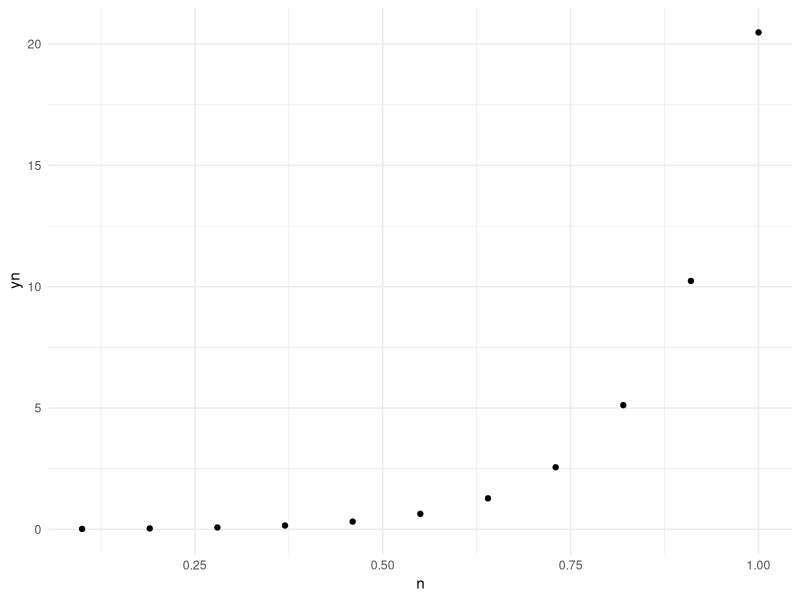
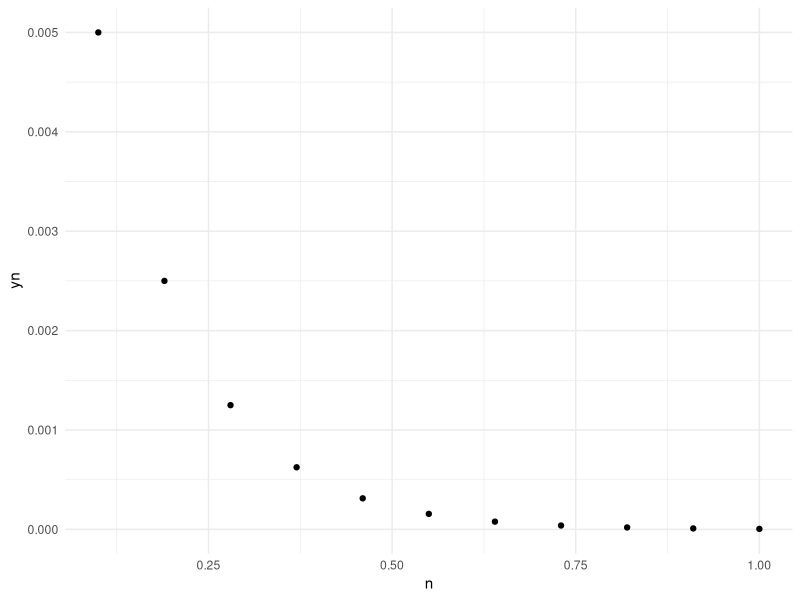
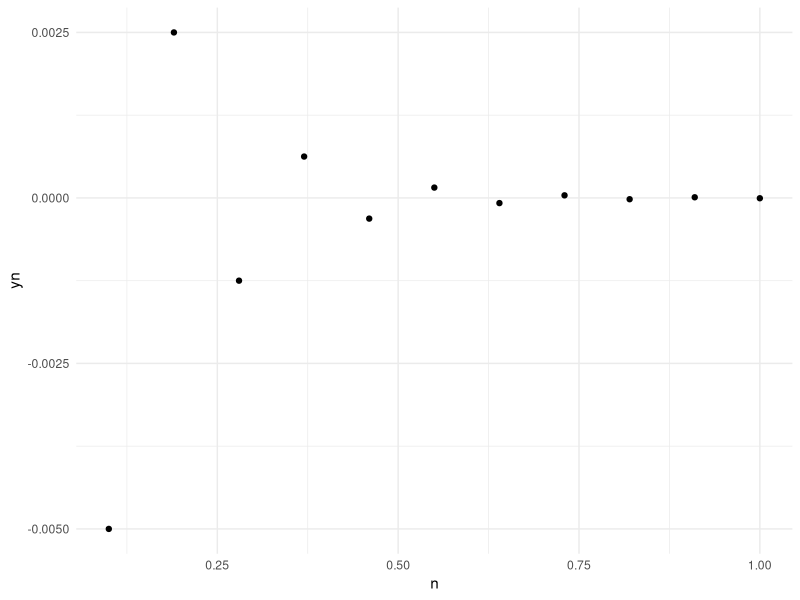
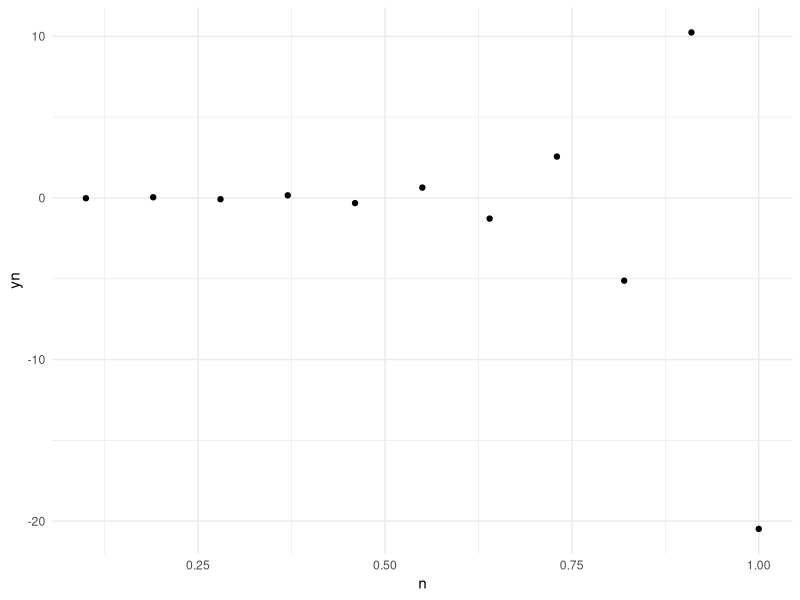

The R script that drew these images, in order:
# Clear the environment
rm(list = ls())

# Introduction to Discrete-Time Models
packages <- c("dplyr", "tidyverse", "readxl", "ggplot2", "ggpubr")

# Install required packages
install_load_packages <- function(list_of_packages){
  for (package in list_of_packages){
    if (! package %in% installed.packages()){
      install.packages(package)
    }
    library(package, character.only = TRUE)
  }
}

install_load_packages(packages)

# Visualise the behaviour for the deviation of the linear difference equation
curve <- function(yn, lam){
  # Define the length of the outputs
  n_length <- length(yn)
  y <- numeric(n_length)
  
  lambda <- lam
  y[1] <- yn[1]
  
  for (n in 2:length(y)){
    y[n] <- lambda*y[n-1]
    #y[n+1] <- lambda*yn[n] #alternative formula
  }
  return(y)
}

start <- 0.01
end <- 1
x_length <- 12
yn <- seq(start, end, length.out = x_length)

df_curve_1 <- curve(yn, 2)
df_curve_2 <- curve(yn, 0.5)
df_curve_3 <- curve(yn, -0.5)
df_curve_4 <- curve(yn, -2)


# We only care about what happens after the initial condition 
df_curve_a <- data.frame(n <- yn[2:length(yn)], yn = df_curve_1[2:length(yn)])
df_curve_b <- data.frame(n <- yn[2:length(yn)], yn = df_curve_2[2:length(yn)])
df_curve_c <- data.frame(n <- yn[2:length(yn)], yn = df_curve_3[2:length(yn)])
df_curve_d <- data.frame(n <- yn[2:length(yn)], yn = df_curve_4[2:length(yn)])


# Draw the parabola and the diagonal line
plot_curve <- function(curve){
  ggplot(curve, aes(x = n, y = yn)) +
    geom_point()+
    theme_minimal()
}

curve_a <- plot_curve(df_curve_a)
curve_b <- plot_curve(df_curve_b)
curve_c <- plot_curve(df_curve_c)
curve_d <- plot_curve(df_curve_d)


curve_a
curve_b
curve_c
curve_d

